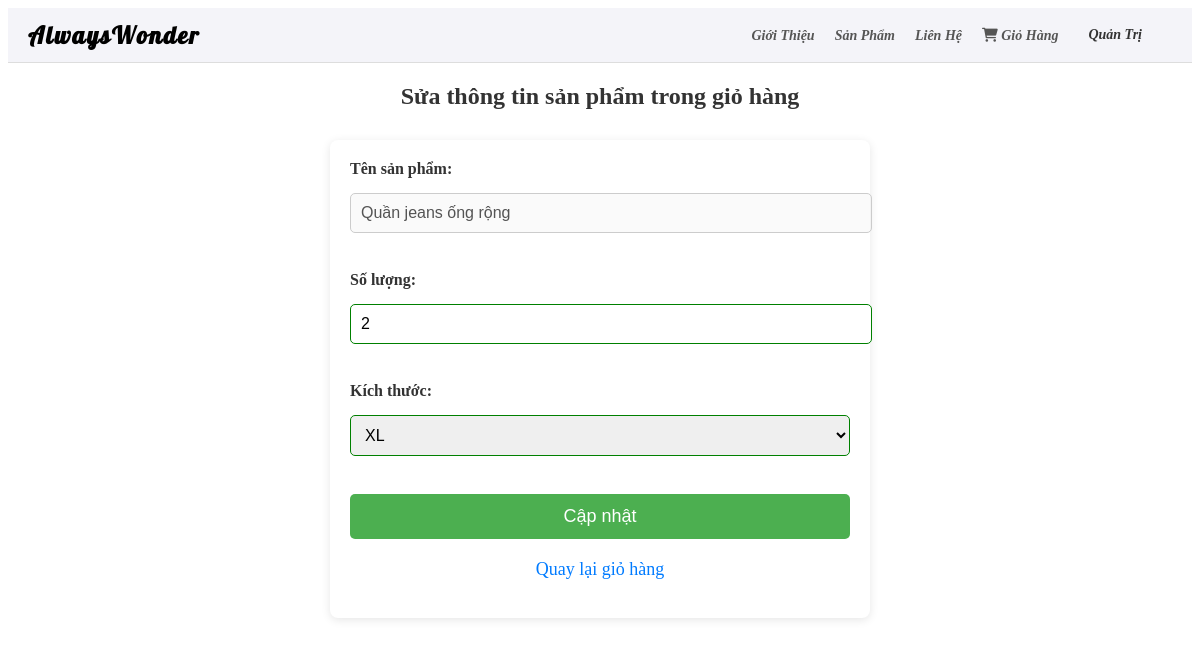
Page /includes/carts/edit_product.php?product_id=1 (signed in) on the committed database.
### tables this page shows
CREATE TABLE `order_items` (
  `id` int(11) NOT NULL,
  `order_id` int(11) NOT NULL,
  `product_id` int(11) NOT NULL,
  `quantity` int(11) NOT NULL,
  `price` decimal(10,2) NOT NULL,
  `size_id` int(11) DEFAULT NULL
);

CREATE TABLE `products` (
  `id` int(11) NOT NULL,
  `name` varchar(100) NOT NULL,
  `description` text,
  `price` decimal(10,2) NOT NULL,
  `stock` int(11) DEFAULT '0',
  `image_url` varchar(255) DEFAULT NULL,
  `created_at` timestamp NOT NULL DEFAULT CURRENT_TIMESTAMP
);

CREATE TABLE `size` (
  `id` int(11) NOT NULL,
  `size` varchar(3) NOT NULL,
  `category` enum('clothes','shoes','accessories') NOT NULL
);

### includes/carts/edit_product.php (the view, shortened to what this page needs)
<!DOCTYPE html>
<html lang="vi">
<head>
    <link rel="stylesheet" href="../../css/cart.css">
    <link rel="stylesheet" href="../../css/header.css">
</head>
<body>
    <?php
    include '../../config/database.php';
    include '../header.php';
    $username = $_SESSION['username'] ?? '';
    $product_id = $_GET['product_id'] ?? '';
    $product_query = "
        SELECT op.id, p.name, op.quantity, op.size_id, p.price
        FROM order_items op
        JOIN products p ON op.product_id = p.id
        WHERE op.product_id = ? AND op.order_id IN (SELECT id FROM orders WHERE user_id = (SELECT id FROM users WHERE username = ?) AND status = 'pending')
    ";
    $product_stmt = $conn->prepare($product_query);
    $product_stmt->bind_param("is", $product_id, $username);
    $product_stmt->execute();
    $product_stmt->bind_result($order_item_id, $product_name, $quantity, $size_id, $price);
    $sizes_query = "
        SELECT s.id, s.size
        FROM size s
        JOIN product_sizes ps ON ps.size_id = s.id
        WHERE ps.product_id = ?
    ";
    $sizes_stmt = $conn->prepare($sizes_query);
    $sizes_stmt->bind_param("i", $product_id);
    $sizes_stmt->execute();
    $sizes_result = $sizes_stmt->get_result();
    ?>
    <h2>Sửa thông tin sản phẩm trong giỏ hàng</h2>
    <form class='form-edit' method="POST">
        <label for="name">Tên sản phẩm:</label>
        <input type="text" id="name" name="name" value="<?= htmlspecialchars($product_name) ?>" disabled><br><br>
        <label for="quantity">Số lượng:</label>
        <input type="number" id="quantity" name="quantity" value="<?= $quantity ?>" min="1" required><br><br>
        <label for="size_id">Kích thước:</label>
        <select id="size_id" name="size_id" required>
            <?php while ($size = $sizes_result->fetch_assoc()): ?>
                <option value="<?= $size['id'] ?>" <?= ($size_id == $size['id']) ? 'selected' : '' ?>>
                    <?= $size['size'] ?>
                </option>
            <?php endwhile; ?>
        </select><br><br>
        <button type="submit">Cập nhật</button>
        <p style="text-align: center; margin-top: 20px;">
            <a href="cart.php" style="color: #007BFF; text-decoration: none;">Quay lại giỏ hàng</a>
        </p>
    </form>
</body>
</html>

### css/cart.css (style rules this page uses)
h2 { text-align: center; color: #333; margin-top: 20px; }
a { text-decoration:none; color:blue }
.form-edit { max-width: 500px; margin: 30px auto; background-color: #fff; padding: 20px; border-radius: 8px; box-shadow: 0 2px 10px rgba(0, 0, 0, 0.1); }
.form-edit label { font-size: 16px; font-weight: bold; display: block; margin-bottom: 10px; color: #333; }
.form-edit input, .form-edit select { width: 100%; padding: 10px; margin: 5px 0 20px 0; border: 1px solid #ccc; border-radius: 5px; font-size: 16px; }
.form-edit input[type="number"] { -moz-appearance: textfield; }
.form-edit button { background-color: #4CAF50; color: white; font-size: 18px; border: none; padding: 12px 20px; cursor: pointer; border-radius: 5px; width: 100%; }
p { text-align: center; font-size: 18px; color: #333; margin-top: 20px; }
.form-edit input:valid, .form-edit select:valid { border-color: green; }

### rows in the picture
order_items: name "Quần jeans ống rộng", quantity "2", size_id "XL"
